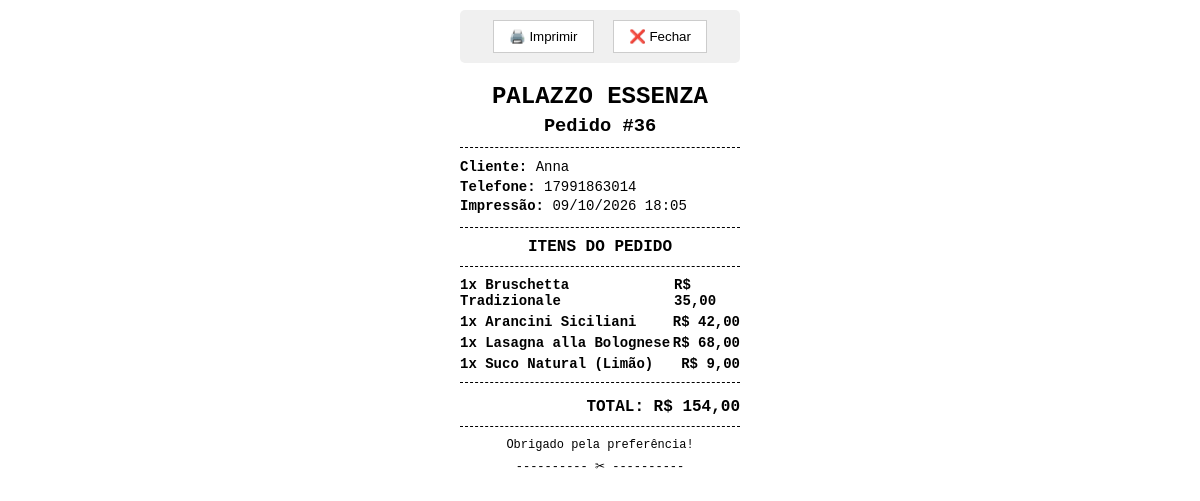
Page /imprimir_pedido.php?id=36 (signed in) on the committed database.
### tables this page shows
CREATE TABLE `pedidos` (
  `id` int(11) NOT NULL,
  `usuario_id` int(11) NOT NULL,
  `total` decimal(10,2) NOT NULL,
  `status` varchar(50) DEFAULT 'pendente',
  `troco_para` decimal(10,2) DEFAULT NULL,
  `criado_em` timestamp NULL DEFAULT current_timestamp()
);

CREATE TABLE `usuarios` (
  `id` int(11) NOT NULL,
  `nome` varchar(100) NOT NULL,
  `email` varchar(100) NOT NULL,
  `senha` varchar(255) NOT NULL,
  `telefone` varchar(20) NOT NULL,
  `criado_em` timestamp NULL DEFAULT current_timestamp(),
  `is_admin` tinyint(1) DEFAULT 0,
  `foto_perfil` mediumblob DEFAULT NULL,
  `codigo_ativacao` varchar(6) DEFAULT NULL,
  `status_conta` varchar(20) DEFAULT 'pendente'
);

CREATE TABLE `itens_pedido` (
  `id` int(11) NOT NULL,
  `pedido_id` int(11) NOT NULL,
  `nome_produto` varchar(255) NOT NULL,
  `detalhes` text DEFAULT NULL,
  `quantidade` int(11) DEFAULT 1,
  `preco_unitario` decimal(10,2) NOT NULL
);

### imprimir_pedido.php (the view, shortened to what this page needs)
<?php
require 'conexao.php';
$pedido_id = $_GET['id'];
try {
    $stmt = $pdo->prepare("
        SELECT p.*, u.nome, u.telefone
        FROM pedidos p
        JOIN usuarios u ON p.usuario_id = u.id
        WHERE p.id = ?
    ");
    $stmt->execute([$pedido_id]);
    $pedido = $stmt->fetch(PDO::FETCH_ASSOC);
    $stmtItens = $pdo->prepare("SELECT * FROM itens_pedido WHERE pedido_id = ?");
    $stmtItens->execute([$pedido_id]);
    $itens = $stmtItens->fetchAll(PDO::FETCH_ASSOC);
} catch (PDOException $e) {
    die("Erro ao buscar pedido: " . $e->getMessage());
}
?>
<!DOCTYPE html>
<html lang="pt-br">
<head>
</head>
<body onload="window.print()">
    <div class="controls">
        <button onclick="window.print()">🖨️ Imprimir</button>
        <button onclick="window.close()">❌ Fechar</button>
    </div>
    <h2>PALAZZO ESSENZA</h2>
    <h3>Pedido #<?= $pedido['id'] ?></h3>
    <div class="divider"></div>
    <p>
        <strong>Cliente:</strong> <?= htmlspecialchars(explode(' ', $pedido['nome'])[0]) ?><br>
        <strong>Telefone:</strong> <?= htmlspecialchars($pedido['telefone']) ?><br>
        <strong>Impressão:</strong> <?= date('d/m/Y H:i') ?>
    </p>
    <div class="divider"></div>
    <h4>ITENS DO PEDIDO</h4>
    <div class="divider"></div>
    <?php foreach ($itens as $item): ?>
        <div class="item">
            <span>1x <?= htmlspecialchars($item['nome_produto']) ?></span>
            <span>R$ <?= number_format($item['preco_unitario'], 2, ',', '.') ?></span>
        </div>
    <?php endforeach; ?>
    <div class="divider"></div>
    <div class="total-box">
        TOTAL: R$ <?= number_format($pedido['total'], 2, ',', '.') ?>
    </div>
    <div class="divider"></div>
    <p style="text-align: center; font-size: 12px;">Obrigado pela preferência!</p>
    <p style="text-align: center; font-size: 12px;">---------- ✂ ----------</p>
</body>
</html>

### imprimir_pedido.php (style rules this page uses)
* { box-sizing: border-box; }
body { font-family: 'Courier New', Courier, monospace; width: 300px; margin: 0 auto; padding: 10px; color: #000; background: #fff; }
h2, h3, h4 { text-align: center; margin: 5px 0; }
p { margin: 5px 0; font-size: 14px; line-height: 1.4; }
.divider { border-top: 1px dashed #000; margin: 10px 0; }
.item { display: flex; justify-content: space-between; font-weight: bold; font-size: 14px; margin-top: 5px; }
.total-box { margin-top: 15px; font-size: 16px; font-weight: bold; text-align: right; }
.controls { text-align: center; margin-bottom: 20px; padding: 10px; background: #f0f0f0; border-radius: 5px; }
.controls button { padding: 8px 15px; margin: 0 5px; cursor: pointer; border: 1px solid #ccc; background: #fff; }

### rows in the picture
pedidos: id "36", usuario.nome "Anna", usuario.telefone "17991863014", total "154,00"
itens_pedido: nome_produto "Bruschetta Tradizionale", preco_unitario "35,00"
itens_pedido: nome_produto "Arancini Siciliani", preco_unitario "42,00"
itens_pedido: nome_produto "Lasagna alla Bolognese", preco_unitario "68,00"
itens_pedido: nome_produto "Suco Natural (Limão)", preco_unitario "9,00"
